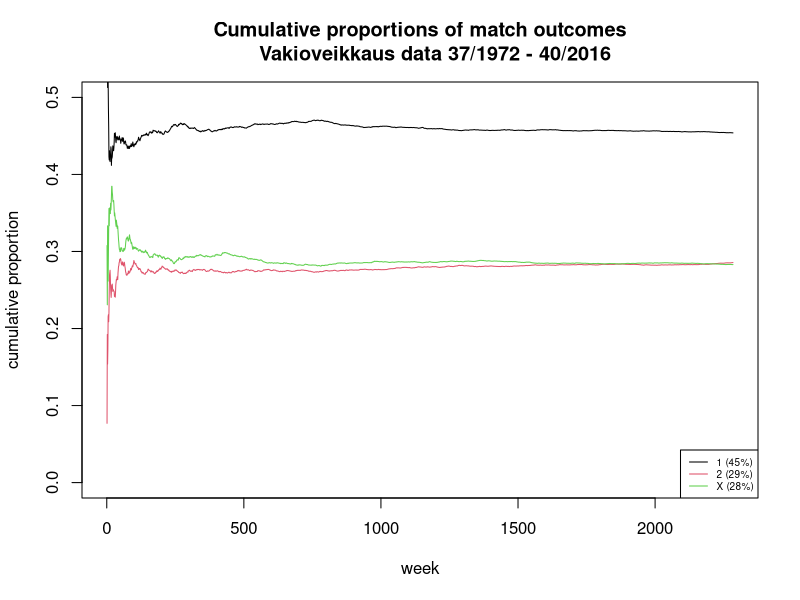

R code for this plot:
## ---- chunk 1
knitr::opts_chunk$set(echo = TRUE)
## ---- chunk 2
# Tuomo A. Nieminen 23.10.2016

# simulate the probability P(three or more identical rows)
# ---------------------------------------

# load the data (to get the  number of rows)
rivit <- read.csv2("Tilastot.csv", stringsAsFactors = FALSE)

# the size of the simulation
simsize <- 1e4

# unique integers represent unique combinations of rows
unique_rows <- 1:(3^13)

# a single simulation iteration is a sample of <n> rows
n <- nrow(rivit) # 2284
## ---- chunk 3

# create an empty data.frame to store the simulated integer vectors as rows
df <- matrix(NA, nrow = simsize, ncol = n)

# draw a sample of <n> from the unique rows with replacement
# repeat <simsize> times and store the sampled integers
for(i in 1:simsize) df[i, ] <- sample(unique_rows, size = n, replace = T)
## ---- chunk 4
# for each row, check if there are more than 2 of the same integer (this might be slow)
results <- apply(df, 1, FUN = function(v) any(table(v)>2))

# compute the proportion of true cases
sum(results)/simsize

## ---- chunk 5
# Tuomo A. Nieminen 23.10.2016

# load the data
rivit <- read.csv2("Tilastot.csv", stringsAsFactors = FALSE)
nr <- nrow(rivit)
## ---- chunk 6
# create a list of tables of 1 x 2 frequencies
freqs <- apply(rivit, 1, table)

# combine the lists to a data.frame (ignore warning)
freqs <- as.data.frame(do.call(rbind, freqs))

# compute cumulative frequencies
cum_freqs <- cumsum(freqs)

# compute cumulative proportions
cum_prop <- cum_freqs / cumsum(rep(13, nr))
## ---- chunk 7
# draw an empty plot
plot(1:nr, 
     main = "Cumulative proportions of match outcomes
     Vakioveikkaus data 37/1972 - 40/2016",
     ylab = "cumulative proportion", 
     xlab = "week",
     type = "n", ylim = c(0, 0.5))

# plot the cumulative proportions
for(i in 1:3) {
  lines(1:nr, cum_prop[, i], col = i) 
}

# add a legend to the plot
outcomes <- names(cum_prop)
outcomes <- paste0(outcomes, " (", round(100*cum_prop[nr, ],0), "%)")
legend("bottomright", legend = outcomes, col = 1:3, lty = 1, cex = 0.6, pt.cex = 1)


